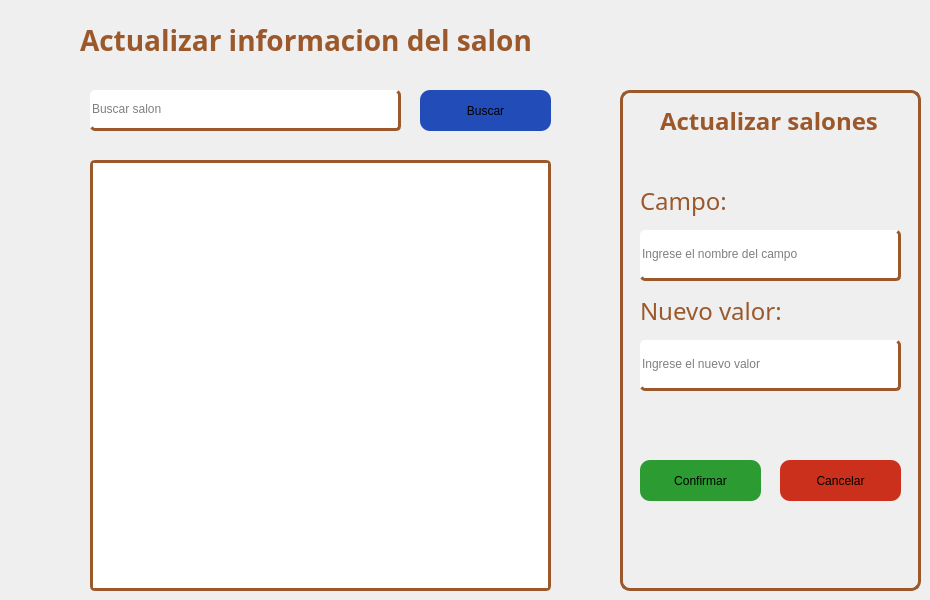
            <widget class="QWidget" name="tab_15">
             <attribute name="title">
              <string>Actualizar salon</string>
             </attribute>
             <widget class="QFrame" name="frame_8">
              <property name="geometry">
               <rect>
                <x>620</x>
                <y>90</y>
                <width>301</width>
                <height>501</height>
               </rect>
              </property>
              <property name="styleSheet">
               <string notr="true">border: 3px solid rgb(155, 88, 43);
border-radius: 10px;</string>
              </property>
              <property name="frameShape">
               <enum>QFrame::Shape::StyledPanel</enum>
              </property>
              <property name="frameShadow">
               <enum>QFrame::Shadow::Raised</enum>
              </property>
              <widget class="QPushButton" name="sCancelarAct_2">
               <property name="geometry">
                <rect>
                 <x>160</x>
                 <y>370</y>
                 <width>121</width>
                 <height>41</height>
                </rect>
               </property>
               <property name="styleSheet">
                <string notr="true">border: unset;
border-radius: 10px;
background-color: #CA301B;</string>
               </property>
               <property name="text">
                <string>Cancelar</string>
               </property>
              </widget>
              <widget class="QPushButton" name="sConfirmarAct_2">
               <property name="geometry">
                <rect>
                 <x>20</x>
                 <y>370</y>
                 <width>121</width>
                 <height>41</height>
                </rect>
               </property>
               <property name="styleSheet">
                <string notr="true">border: unset;
border-radius: 10px;
background-color: #2B9B32;</string>
               </property>
               <property name="text">
                <string>Confirmar</string>
               </property>
              </widget>
              <widget class="QLineEdit" name="sNuevoValor_2">
               <property name="geometry">
                <rect>
                 <x>20</x>
                 <y>250</y>
                 <width>261</width>
                 <height>51</height>
                </rect>
               </property>
               <property name="styleSheet">
                <string notr="true">border: unset;
color: rgb(0, 0, 0);
border-radius: 5px;
border-bottom: 3px solid rgba(155, 88, 43, 1.0);
border-right: 3px solid  rgba(155, 88, 43, 1.0);</string>
               </property>
               <property name="text">
                <string/>
               </property>
               <property name="placeholderText">
                <string>Ingrese el nuevo valor</string>
               </property>
              </widget>
              <widget class="QLabel" name="label_62">
               <property name="geometry">
                <rect>
                 <x>20</x>
                 <y>200</y>
                 <width>221</width>
                 <height>41</height>
                </rect>
               </property>
               <property name="font">
                <font>
                 <family>Adwaita Sans</family>
                 <pointsize>18</pointsize>
                 <bold>false</bold>
                </font>
               </property>
               <property name="styleSheet">
                <string notr="true">border: unset;
color: rgba(155, 88, 43, 1.0);
</string>
               </property>
               <property name="text">
                <string>Nuevo valor:</string>
               </property>
              </widget>
              <widget class="QLineEdit" name="sCampo_2">
               <property name="geometry">
                <rect>
                 <x>20</x>
                 <y>140</y>
                 <width>261</width>
                 <height>51</height>
                </rect>
               </property>
               <property name="styleSheet">
                <string notr="true">border: unset;
color: rgb(0, 0, 0);
border-radius: 5px;
border-bottom: 3px solid rgba(155, 88, 43, 1.0);
border-right: 3px solid  rgba(155, 88, 43, 1.0);</string>
               </property>
               <property name="text">
                <string/>
               </property>
               <property name="placeholderText">
                <string>Ingrese el nombre del campo</string>
               </property>
              </widget>
              <widget class="QLabel" name="label_63">
               <property name="geometry">
                <rect>
                 <x>20</x>
                 <y>90</y>
                 <width>131</width>
                 <height>41</height>
                </rect>
               </property>
               <property name="font">
                <font>
                 <family>Adwaita Sans</family>
                 <pointsize>18</pointsize>
                 <bold>false</bold>
                </font>
               </property>
               <property name="styleSheet">
                <string notr="true">border: unset;
color: rgba(155, 88, 43, 1.0);
</string>
               </property>
               <property name="text">
                <string>Campo:</string>
               </property>
              </widget>
              <widget class="QLabel" name="label_65">
               <property name="geometry">
                <rect>
                 <x>40</x>
                 <y>10</y>
                 <width>221</width>
                 <height>41</height>
                </rect>
               </property>
               <property name="font">
                <font>
                 <family>Adwaita Sans</family>
                 <pointsize>18</pointsize>
                 <bold>true</bold>
                </font>
               </property>
               <property name="styleSheet">
                <string notr="true">border: none;
color: rgba(155, 88, 43, 1.0);
</string>
               </property>
               <property name="text">
                <string>Actualizar salones</string>
               </property>
              </widget>
             </widget>
             <widget class="QPushButton" name="slBuscar_4">
              <property name="geometry">
               <rect>
                <x>420</x>
                <y>90</y>
                <width>131</width>
                <height>41</height>
               </rect>
              </property>
              <property name="styleSheet">
               <string notr="true">border-radius: 10px;
background-color: rgb(38, 96, 255);
background-color: rgb(34, 76, 184);</string>
              </property>
              <property name="text">
               <string>Buscar</string>
              </property>
             </widget>
             <widget class="QLineEdit" name="slIngresarBusqueda_4">
              <property name="geometry">
               <rect>
                <x>90</x>
                <y>90</y>
                <width>311</width>
                <height>41</height>
               </rect>
              </property>
              <property name="styleSheet">
               <string notr="true">color: rgb(0, 0, 0);
border-radius: 5px;
border-bottom: 3px solid rgba(155, 88, 43, 1.0);
border-right: 3px solid  rgba(155, 88, 43, 1.0);</string>
              </property>
              <property name="text">
               <string/>
              </property>
              <property name="placeholderText">
               <string>Buscar salon</string>
              </property>
             </widget>
             <widget class="QTextEdit" name="sResultadoListar_4">
              <property name="enabled">
               <bool>true</bool>
              </property>
              <property name="geometry">
               <rect>
                <x>90</x>
                <y>160</y>
                <width>461</width>
                <height>431</height>
               </rect>
              </property>
              <property name="font">
               <font>
                <family>Adwaita Sans</family>
                <pointsize>12</pointsize>
               </font>
              </property>
              <property name="cursor" stdset="0">
               <cursorShape>IBeamCursor</cursorShape>
              </property>
              <property name="styleSheet">
               <string notr="true">border: unset;
color: rgb(0, 0, 0);
border-radius: 5px;
border: 3px solid rgba(155, 88, 43, 1.0);
</string>
              </property>
              <property name="verticalScrollBarPolicy">
               <enum>Qt::ScrollBarPolicy::ScrollBarAsNeeded</enum>
              </property>
              <property name="readOnly">
               <bool>true</bool>
              </property>
             </widget>
             <widget class="QLabel" name="label_64">
              <property name="geometry">
               <rect>
                <x>80</x>
                <y>20</y>
                <width>471</width>
                <height>41</height>
               </rect>
              </property>
              <property name="font">
               <font>
                <family>Adwaita Sans</family>
                <pointsize>-1</pointsize>
                <bold>true</bold>
               </font>
              </property>
              <property name="styleSheet">
               <string notr="true">color: rgba(155, 88, 43, 1.0);
font-size: 28px;</string>
              </property>
              <property name="text">
               <string>Actualizar informacion del salon</string>
              </property>
             </widget>
            </widget>
